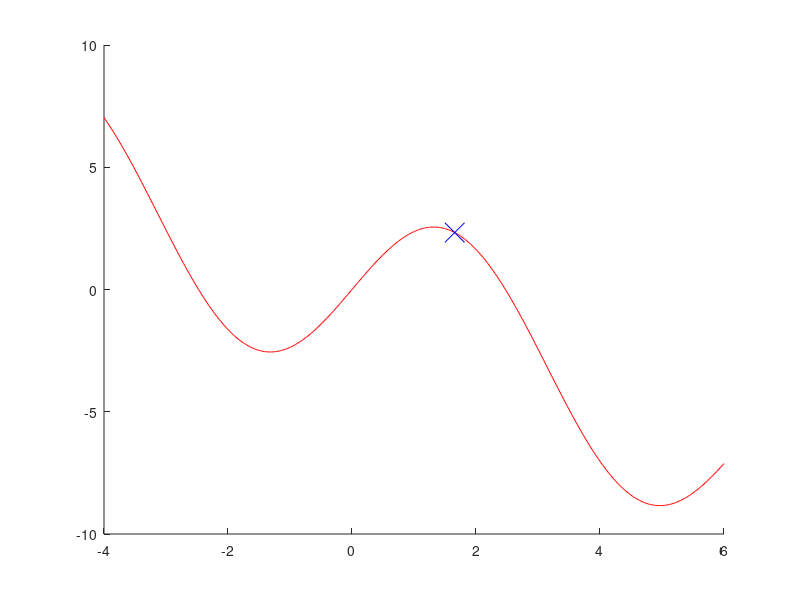

The MATLAB script that drew this image: (Note: this script raises an error after producing the figure.)
% 9. Implement a non-unimodal line search method, which terminates when a point
% satisfying the Wolfe conditions is found. You may use the code for the Armijo
% conditions (Armijo_LS.m)as reference.

% USAGE: press or hold any key until the condition is satisfied
% if we start with a too big alpha, it gets smaller, it we start with a too
% small one, it will get larger.

f = @(x) 4*sin(x) - x;
df = @(x) 4*cos(x) - 1;
x_start = rand(1) * 2;
alpha = 0.1;
changeRatio = 0.1;
c1 = 0.9;
c2 = 0.95;

hold on
plot(linspace(-4, 6, 500), f(linspace(-4, 6, 500)), 'r');
scatter(x_start, f(x_start), 200, 'b', 'x');

stepsize = Wolfe_LS_WithVisu(f, df, 2*(df(x_start) < 0) - 1, ...
                             x_start, alpha, changeRatio, c1, c2);


function [ alpha ] = Wolfe_LS_WithVisu(f, df, dir, x, alpha, changeRatio, c1, c2)
    % f: vector->scalar function -- the objective
    % df: gradient function
    % dir: search direction
    % x: starting point
    % alpha: initial step length
    % changeRatio: portion of alpha, with which we modify alpha
    % c1: f(x + alpha*dir) shoule be <= f(x) + c1*alpha*dir*df(x)
    % c2: dir*df(x + alpha*dir) should be >= c2*dir*df(x)
    
    slopeHere = dir*df(x)
    fValueHere = f(x);
    
    isTooBig = true;
    isTooSmall = true;
    
    while isTooSmall || isTooBig
        xNext = x + alpha*dir;
        h = scatter(xNext, f(xNext), 200, 'k', 'x');
        
        lineValueThere = fValueHere + alpha*slopeHere*c1;
        fValueThere = f(xNext);
        isTooBig = fValueThere > lineValueThere;
        
        slopeThere = dir*df(xNext)
        isTooSmall = slopeThere < slopeHere*c2;
        
        while waitforbuttonpress == 0
        end
        
        if isTooSmall && isTooBig
            err = 'Cannot satisfy Wolfe'
            break;
        elseif isTooSmall
            alpha = alpha*(1 + changeRatio);
            delete(h)
        elseif isTooBig
            alpha = alpha*(1 - changeRatio);
            delete(h)
        end
    end
    done = 'Wolfe satisfied'
end


function [ alpha ] = Wolfe_LS(f, df, dir, x, alpha, changeRatio, c1, c2)
    % f: vector->scalar function -- the objective
    % df: gradient function
    % dir: search direction
    % x: starting point
    % alpha: initial step length
    % changeRatio: portion of alpha, with which we modify alpha
    % c1: f(x + alpha*dir) shoule be <= f(x) + c1*alpha*dir*df(x)
    % c2: dir*df(x + alpha*dir) should be >= c2*dir*df(x)
    
    slopeHere = dir*df(x);
    fValueHere = f(x);
    
    isTooBig = true;
    isTooSmall = true;
    
    while isTooSmall || isTooBig
        xNext = x + alpha*dir;
        
        lineValueThere = fValueHere + alpha*slopeHere*c1;
        fValueThere = f(xNext);
        isTooBig = fValueThere > lineValueThere;
        
        slopeThere = dir*df(xNext);
        isTooSmall = slopeThere < slopeHere*c2;
        
        if isTooSmall && isTooBig
            break;
        elseif isTooSmall
            alpha = alpha*(1 + changeRatio);
        elseif isTooBig
            alpha = alpha*(1 - changeRatio);
        end
    end
end
